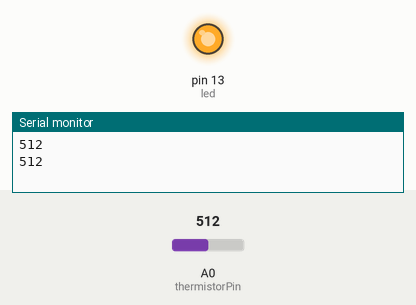
Simulated run of this sketch. Board: Arduino Uno, built with avr-gcc and run on an emulated ATmega328P. On the bench: output pins drawn as LEDs (lit = HIGH), the last lines printed to the serial monitor. Inputs (shaded band) come from the test bench; at power-on: A0 (thermistorPin) = 512.

Above: at 1.8 s.
1.9 s: A0 (thermistorPin) set to 217
3.4 s: A0 (thermistorPin) set to 186
At 5.2 s:
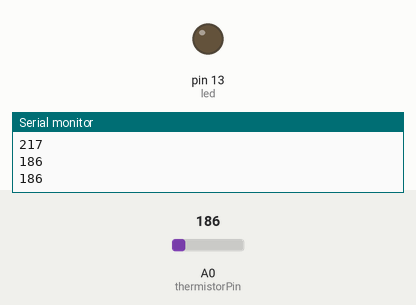
5.5 s: A0 (thermistorPin) set to 210
At 6.8 s:
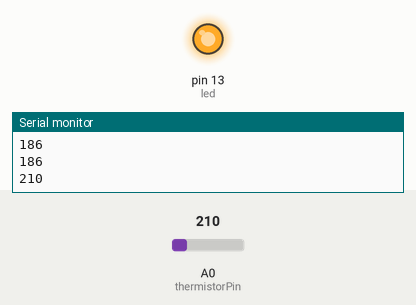
7.5 s: A0 (thermistorPin) set to 190
At 8.3 s:
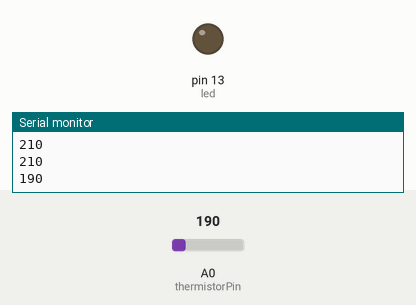
Timing chart, 0 to 10.5 s (numbered marks = the images above; inputs shaded):
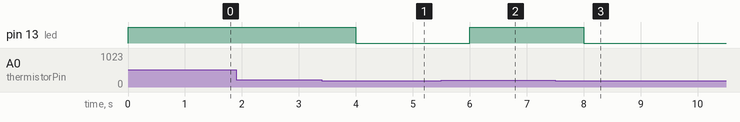

The sketch:

Temp_Warning_Alt.ino
```cpp
int thermistorPin = A0; //analog pin 0
int maxReading = 200;
int led = 13;

void setup(){
  Serial.begin(9600);
  pinMode(led, OUTPUT);
}

void loop(){
  int thermistorReading = analogRead(thermistorPin);

  Serial.println(thermistorReading);


  if (thermistorReading > maxReading ) {
    digitalWrite(led, HIGH);
  } else {
    digitalWrite(led, LOW);
  }

  delay(1000);
}
```

Measured:
- the behaviour switches between 201 and 200 on A0 (thermistorPin) (found by bisection; images 0 and 1)
- after the input at 3.4 s, pin 13 (led): HIGH → LOW after 0.60 s
- after the input at 5.5 s, pin 13 (led): LOW → HIGH after 0.50 s
- after the input at 7.5 s, pin 13 (led): HIGH → LOW after 0.50 s
